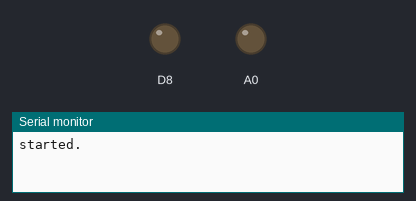
This sketch was run on a simulated Arduino Uno R4 WiFi. On the bench: output pins drawn as LEDs (lit = HIGH), the last lines printed to the serial monitor.

Above: at 0.1 s.
At 9.29 s:
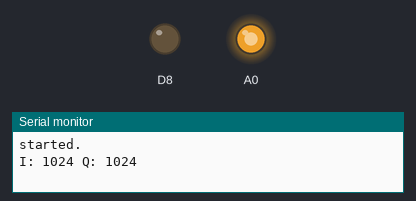
Timing chart, 0 to 9.7 s (numbered marks = the images above):
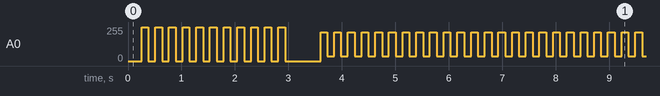

Measured:
- by itself, A0: 0/255 → 254/255 at 0.25 s, → 0/255 0.13 s later, → 254/255 0.13 s later, → 0/255 0.13 s later, … (70 changes in this stretch)

The sketch:

Transmitter.ino
```cpp
#include "FspTimer.h"
const int N = 256;
const int data = 15;
const int table[4] = {128,256,512,1024};

const int I = table[data%4];
const int Q = table[data>>2];


// minimum value for T: 12
// with digitalWrite: 13 --> 300 Hz
// reducing analogWriteResolution does not help
const int T = 20;  // 1E6 / (N * T) = 195 Hz
int sineTab[N];
volatile byte index = 0; // automatic wrap around after 255
int v;

static FspTimer fsp_timer;
static void timer_callback([[maybe_unused]]timer_callback_args_t *arg)
{
  uint16_t v = sineTab[index];
  index = (index+1)%N;
  analogWrite(DAC, v);
}


void setup() {
  Serial.begin(9600);
  Serial.println("started.");
  analogWriteResolution(12);  // set the analog output resolution to 12 bit (4096 levels)
  for (int i = 0; i < N; i++)
    sineTab[i] = 2046*cos(TWO_PI * i / N)+2046;
  uint8_t timer_type;
  int8_t timer_ch = FspTimer::get_available_timer(timer_type);
  if (timer_ch < 0) {
    Serial.println("get_available_timer() failed.");
    return;
  }
  fsp_timer.begin(TIMER_MODE_PERIODIC, timer_type, static_cast<uint8_t>(timer_ch), 1000.0,100, timer_callback, nullptr);
  fsp_timer.setup_overflow_irq();
  fsp_timer.open();
  fsp_timer.start();
  pinMode(8, OUTPUT);
}

void loop()
{
  delay(3000);
  fsp_timer.stop();
  analogWrite(DAC, 0);
  for (int i = 0; i < N; i++)
    sineTab[i] = I *sin(TWO_PI * i / N)+Q*cos(TWO_PI * i / N)+2046;
  delay(500);
  fsp_timer.start();
  Serial.print("I: ");
  Serial.print(I);
  Serial.print(" Q: ");
  Serial.println(Q);
  while(1){}
}
```
